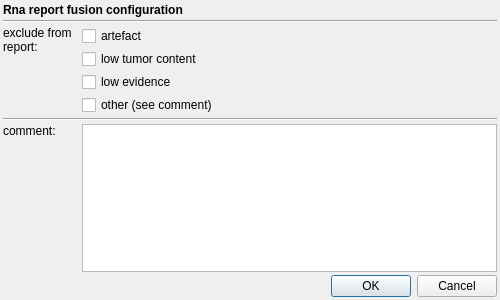
<?xml version="1.0" encoding="UTF-8"?>
<ui version="4.0">
 <class>RnaReportFusionDialog</class>
 <widget class="QDialog" name="RnaReportFusionDialog">
  <property name="geometry">
   <rect>
    <x>0</x>
    <y>0</y>
    <width>500</width>
    <height>300</height>
   </rect>
  </property>
  <property name="windowTitle">
   <string>Somatic Variant Configuration</string>
  </property>
  <layout class="QGridLayout" name="gridLayout">
   <property name="leftMargin">
    <number>3</number>
   </property>
   <property name="topMargin">
    <number>3</number>
   </property>
   <property name="rightMargin">
    <number>3</number>
   </property>
   <property name="bottomMargin">
    <number>3</number>
   </property>
   <property name="horizontalSpacing">
    <number>10</number>
   </property>
   <property name="verticalSpacing">
    <number>3</number>
   </property>
   <item row="2" column="1">
    <widget class="QCheckBox" name="exclude_artefact">
     <property name="text">
      <string>artefact</string>
     </property>
    </widget>
   </item>
   <item row="1" column="0" colspan="2">
    <widget class="Line" name="line_1">
     <property name="sizePolicy">
      <sizepolicy hsizetype="Minimum" vsizetype="Fixed">
       <horstretch>0</horstretch>
       <verstretch>0</verstretch>
      </sizepolicy>
     </property>
     <property name="minimumSize">
      <size>
       <width>0</width>
       <height>0</height>
      </size>
     </property>
     <property name="maximumSize">
      <size>
       <width>16777214</width>
       <height>16777215</height>
      </size>
     </property>
     <property name="orientation">
      <enum>Qt::Horizontal</enum>
     </property>
    </widget>
   </item>
   <item row="7" column="0">
    <widget class="QLabel" name="label_comment">
     <property name="sizePolicy">
      <sizepolicy hsizetype="Minimum" vsizetype="Preferred">
       <horstretch>0</horstretch>
       <verstretch>0</verstretch>
      </sizepolicy>
     </property>
     <property name="text">
      <string>comment:</string>
     </property>
     <property name="alignment">
      <set>Qt::AlignLeading|Qt::AlignLeft|Qt::AlignTop</set>
     </property>
    </widget>
   </item>
   <item row="5" column="1">
    <widget class="QCheckBox" name="exclude_other">
     <property name="text">
      <string>other (see comment)</string>
     </property>
    </widget>
   </item>
   <item row="4" column="1">
    <widget class="QCheckBox" name="exclude_low_evidence">
     <property name="text">
      <string>low evidence</string>
     </property>
    </widget>
   </item>
   <item row="11" column="0" colspan="2">
    <widget class="QDialogButtonBox" name="buttonBox">
     <property name="enabled">
      <bool>true</bool>
     </property>
     <property name="orientation">
      <enum>Qt::Horizontal</enum>
     </property>
     <property name="standardButtons">
      <set>QDialogButtonBox::Cancel|QDialogButtonBox::Ok</set>
     </property>
    </widget>
   </item>
   <item row="7" column="1">
    <widget class="QPlainTextEdit" name="comment"/>
   </item>
   <item row="0" column="0" colspan="2">
    <widget class="QLabel" name="fusion">
     <property name="sizePolicy">
      <sizepolicy hsizetype="Preferred" vsizetype="Preferred">
       <horstretch>0</horstretch>
       <verstretch>0</verstretch>
      </sizepolicy>
     </property>
     <property name="font">
      <font>
       <weight>75</weight>
       <bold>true</bold>
      </font>
     </property>
     <property name="text">
      <string>Rna report fusion configuration</string>
     </property>
    </widget>
   </item>
   <item row="3" column="1">
    <widget class="QCheckBox" name="exclude_low_tumor_content">
     <property name="text">
      <string>low tumor content</string>
     </property>
    </widget>
   </item>
   <item row="6" column="0" colspan="2">
    <widget class="Line" name="line_2">
     <property name="orientation">
      <enum>Qt::Horizontal</enum>
     </property>
    </widget>
   </item>
   <item row="2" column="0" rowspan="4">
    <widget class="QLabel" name="label_exclude">
     <property name="sizePolicy">
      <sizepolicy hsizetype="Preferred" vsizetype="Preferred">
       <horstretch>0</horstretch>
       <verstretch>0</verstretch>
      </sizepolicy>
     </property>
     <property name="toolTip">
      <string>Reasons why the variant is excluded from the report.</string>
     </property>
     <property name="frameShape">
      <enum>QFrame::NoFrame</enum>
     </property>
     <property name="text">
      <string>&lt;html&gt;&lt;head/&gt;&lt;body&gt;&lt;p&gt;exclude from&lt;br/&gt;report:&lt;/p&gt;&lt;/body&gt;&lt;/html&gt;</string>
     </property>
     <property name="alignment">
      <set>Qt::AlignLeading|Qt::AlignLeft|Qt::AlignTop</set>
     </property>
     <property name="wordWrap">
      <bool>true</bool>
     </property>
    </widget>
   </item>
  </layout>
 </widget>
 <resources/>
 <connections>
  <connection>
   <sender>buttonBox</sender>
   <signal>accepted()</signal>
   <receiver>RnaReportFusionDialog</receiver>
   <slot>accept()</slot>
   <hints>
    <hint type="sourcelabel">
     <x>251</x>
     <y>696</y>
    </hint>
    <hint type="destinationlabel">
     <x>157</x>
     <y>274</y>
    </hint>
   </hints>
  </connection>
  <connection>
   <sender>buttonBox</sender>
   <signal>rejected()</signal>
   <receiver>RnaReportFusionDialog</receiver>
   <slot>reject()</slot>
   <hints>
    <hint type="sourcelabel">
     <x>319</x>
     <y>696</y>
    </hint>
    <hint type="destinationlabel">
     <x>286</x>
     <y>274</y>
    </hint>
   </hints>
  </connection>
 </connections>
</ui>
